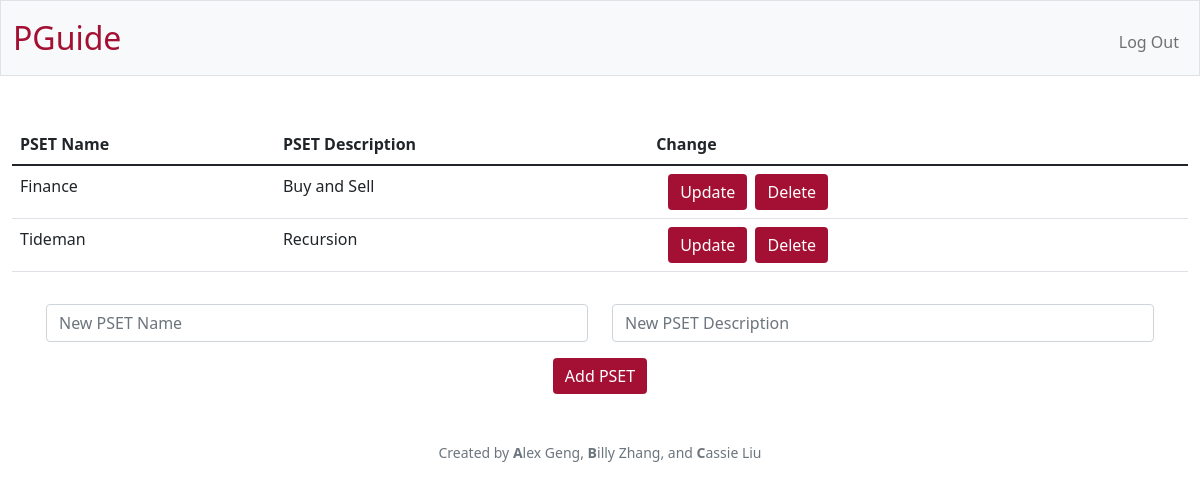
The page /edit?code=CS50 (signed in) on the database as committed earlier.
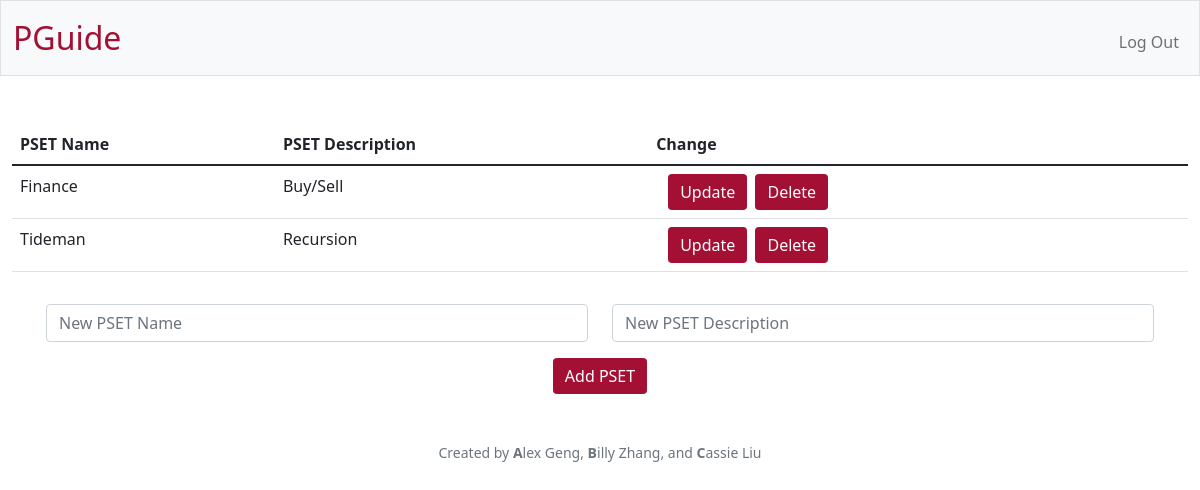
The same page on the database as committed later.
### tables this page shows
CREATE TABLE psets (id INTEGER PRIMARY KEY AUTOINCREMENT NOT NULL, class_id INTEGER NOT NULL, name TEXT NOT NULL, description TEXT NOT NULL, FOREIGN KEY (class_id) REFERENCES classes(id));

### app.py (the view, shortened to what this page needs)
@app.route("/edit",  methods=["GET", "POST"])
@login_required
@admin_required
def edit():
    if request.method == "GET":
        code = request.args.get("code")
        if not code:
            return apology("Must provide class code.", 403)
        class_ = get_class_from_code(code)
        if class_ is None:
            return apology("Invalid class code.", 403)
        psets = db.execute("SELECT * FROM psets WHERE class_id = ?", class_["id"])
        return render_template("edit.html", psets=psets, code=code)

### app.py (called while the page is built)
@app.after_request
def after_request(response):
    response.headers["Cache-Control"] = "no-cache, no-store, must-revalidate"
    response.headers["Expires"] = 0
    response.headers["Pragma"] = "no-cache"
    return response

### helpers.py (called while the page is built)
def login_required(f):
    @wraps(f)
    def decorated_function(*args, **kwargs):
        print('called')
        if session.get("user_id") is None:
            return redirect("/login")
        return f(*args, **kwargs)
    return decorated_function

def admin_required(f):
    @wraps(f)
    def decorated_function(*args, **kwargs):
        user_id = session.get("user_id")
        if user_id is None:
            return redirect("/login")
        user = db.execute("SELECT * FROM users WHERE id = ?", user_id)[0]
        if not user["is_admin"]:
            return apology("Must be admin.", 403)
        return f(*args, **kwargs)
    return decorated_function

def get_class_from_code(code):
    classes = db.execute("SELECT * FROM classes WHERE code = ?", code)
    return classes[0] if len(classes) == 1 else None

### templates/edit.html (shortened to what this page needs)
{% extends "layout.html" %}
{% block main %}
    <table class="table">
        <thead>
            <tr>
                <th class="text-start">PSET Name</th>
                <th class="text-start">PSET Description</th>
                <th class="text-start">Change</th>
            </tr>
        </thead>
        <tbody>
            {% for pset in psets %}
                <tr>
                    <td class="text-start">{{ pset.name }}</td>
                    <td class="text-start">{{ pset.description }}</td>
                    <td class="text-start">
                        <div class="container">
                            <div class="row">
                                <div class="col-sm-2">
                                    <button class="btn btn-primary update pset-id-{{ pset.id }}">Update</button>
                                </div>
                                <div class="col-sm-2">
                                    <form action="/edit" method="POST">
                                        <button class="btn btn-primary" type="submit">Delete</button>
                                    </form>
                                </div>
                            </div>
                        </div>
                    </td>
                </tr>
            {% endfor %}
        </tbody>
    </table>
    <form action="/edit" method="POST">
        <div class="container p-3">
            <div class="row">
                <div class="form-group col-sm-6">
                    <input autocomplete="off" class="form-control" id="name" name="name" placeholder="New PSET Name" type="text">
                </div>
                <div class="form-group col-sm-6">
                    <input autocomplete="off" class="form-control" id="description" name="description" placeholder="New PSET Description" type="text">
                </div>
            </div>
        </div>
        <button class="btn btn-primary" type="submit">Add PSET</button>
    </form>
{% endblock %}

### templates/layout.html (shortened to what this page needs)
<!DOCTYPE html>
<html lang="en">
    <head>
        <link href="https://cdn.jsdelivr.net/npm/bootstrap@5.1.3/dist/css/bootstrap.min.css" rel="stylesheet">
        <link href="/static/styles.css" rel="stylesheet">
    </head>
    <body>
        <nav class="bg-light border navbar navbar-expand-md navbar-light">
            <div class="container-fluid">
                <a class="navbar-brand" href="/"><span class="red">PGuide</span></a>
                <div class="collapse navbar-collapse" id="navbar">
                    {% if session["user_id"] %}
                        <ul class="navbar-nav ms-auto mt-2">
                            <li class="nav-item"><a class="nav-link" href="/logout">Log Out</a></li>
                        </ul>
                    {% else %}
                        <ul class="navbar-nav ms-auto mt-2">
                            <li class="nav-item"><a class="nav-link" href="/register">Register</a></li>
                            <li class="nav-item"><a class="nav-link" href="/login">Log In</a></li>
                        </ul>
                    {% endif %}
                </div>
            </div>
        </nav>
        <main class="container-fluid py-5 text-center">
            {% block main %}{% endblock %}
        </main>
        <footer class="mb-5 small text-center text-muted">
            Created by <b>A</b>lex Geng, <b>B</b>illy Zhang, and <b>C</b>assie Liu
        </footer>
    </body>
</html>

### static/styles.css (style rules this page uses)
nav .navbar-brand { font-size: xx-large; }
nav .navbar-brand .red { color: #A41034; }
.btn-primary, .btn-primary:hover, .btn-primary:active, .btn-primary:visited { background-color: #A41034 !important; border: #A41034 !important; }

Rows that differ between the two databases and show on the page:
changed psets "Finance": description "Buy and Sell" → "Buy/Sell"
